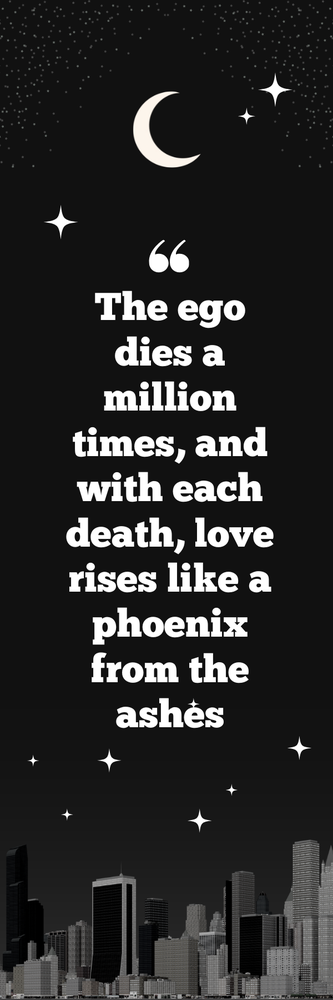
#> input picture test.png, 333 x 1000 px, shrunk from 600 x 1800 before the run
$ python stl.py
#> lines starting #> are read from the running program, lines starting #| are printed output that depends on the picture
from PIL import Image
import numpy as np
import trimesh

def image_to_3d_model(image_path, output_path, height_scale=1.0):
    # Load the image
#> called with image_path = 'test.png', output_path = 'output_model.stl', height_scale = 100
    img = Image.open(image_path).convert("L")  # Convert to grayscale
    img_array = np.array(img)

    # Normalize image array to range [0, 1]
    normalized_array = img_array / 255.0

    # Scale heights
    heights = normalized_array * height_scale
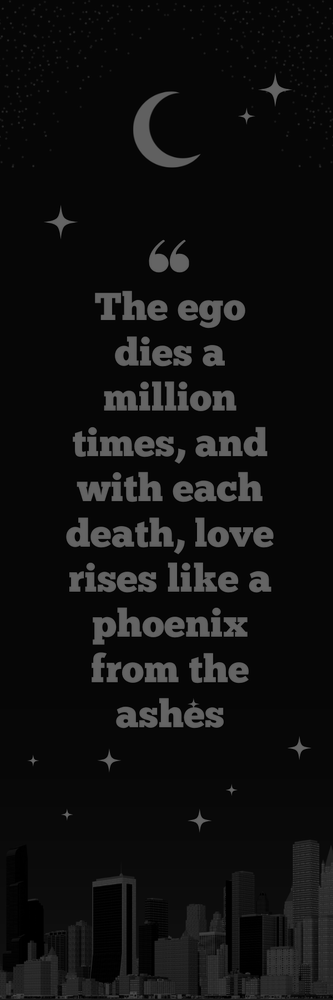
#> heights: shape (1000, 333) float64; min 0, max 100, mean 16.4

    # Create vertices
    rows, cols = heights.shape
#> rows = 1000; cols = 333
    vertices = []
    for i in range(rows):
        for j in range(cols):
            if heights[i, j] > 100:
                heights[i, j] = 100
            vertices.append([j, i, heights[i, j]])
#> after the loop, vertices = 333000 items

    # Create faces
    faces = []
    for i in range(rows - 1):
        for j in range(cols - 1):
            # Vertices for two triangles forming a quad
            v0 = i * cols + j
            v1 = v0 + 1
            v2 = v0 + cols
            v3 = v2 + 1

            # Triangle 1
            faces.append([v0, v1, v2])
            # Triangle 2
            faces.append([v1, v3, v2])

    # Convert to trimesh object
    mesh = trimesh.Trimesh(vertices=vertices, faces=faces)

    # Export as STL
    mesh.export(output_path)
    print(f"3D model saved to {output_path}")

# Example usage
image_to_3d_model("test.png", "output_model.stl", height_scale=100.0)
#> (the call stopped at in image_to_3d_model, `mesh = trimesh.Trimesh(vertices=vertices, faces=faces)`: trimesh is not available in this run)
